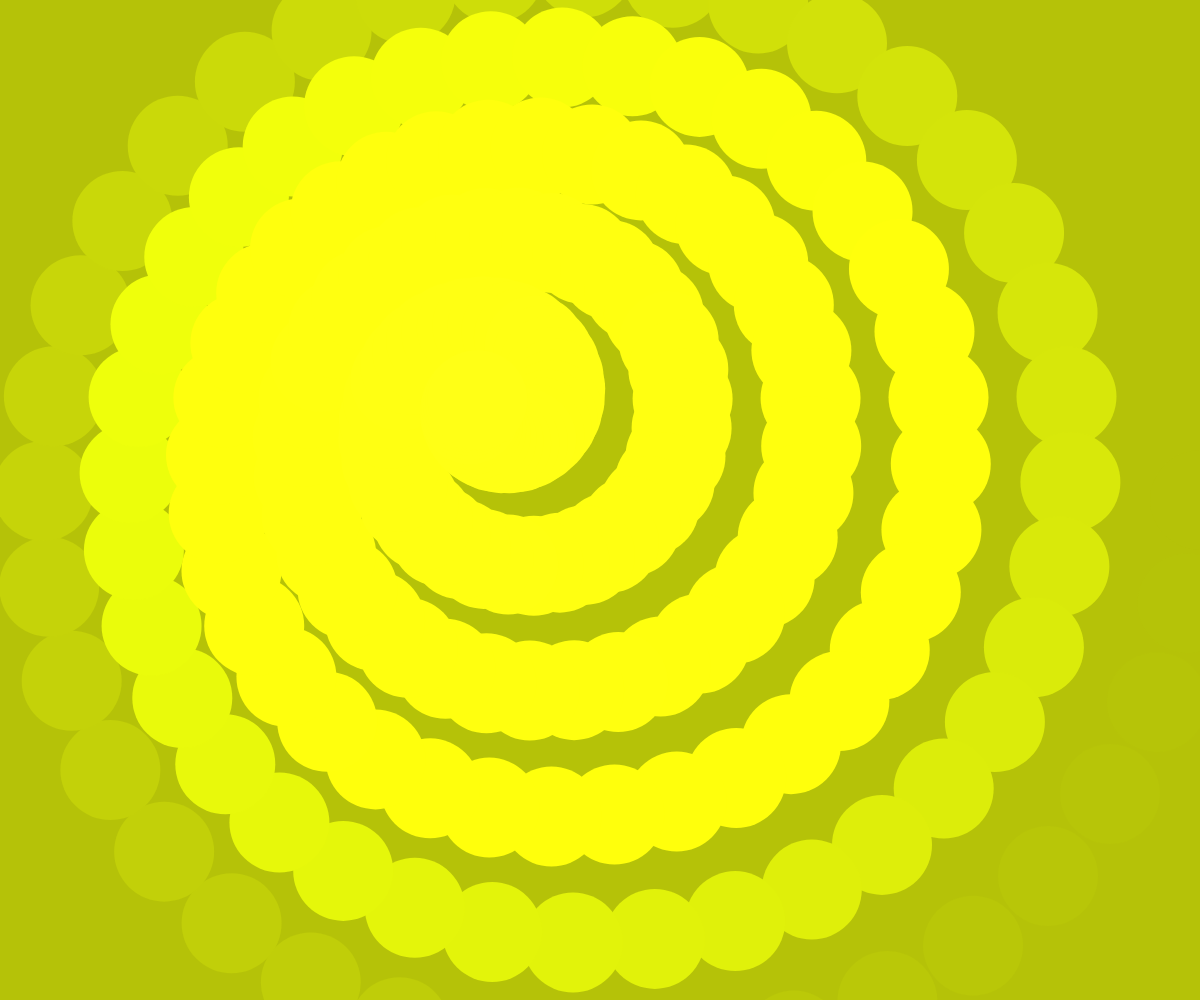
Frame 1 (no input)
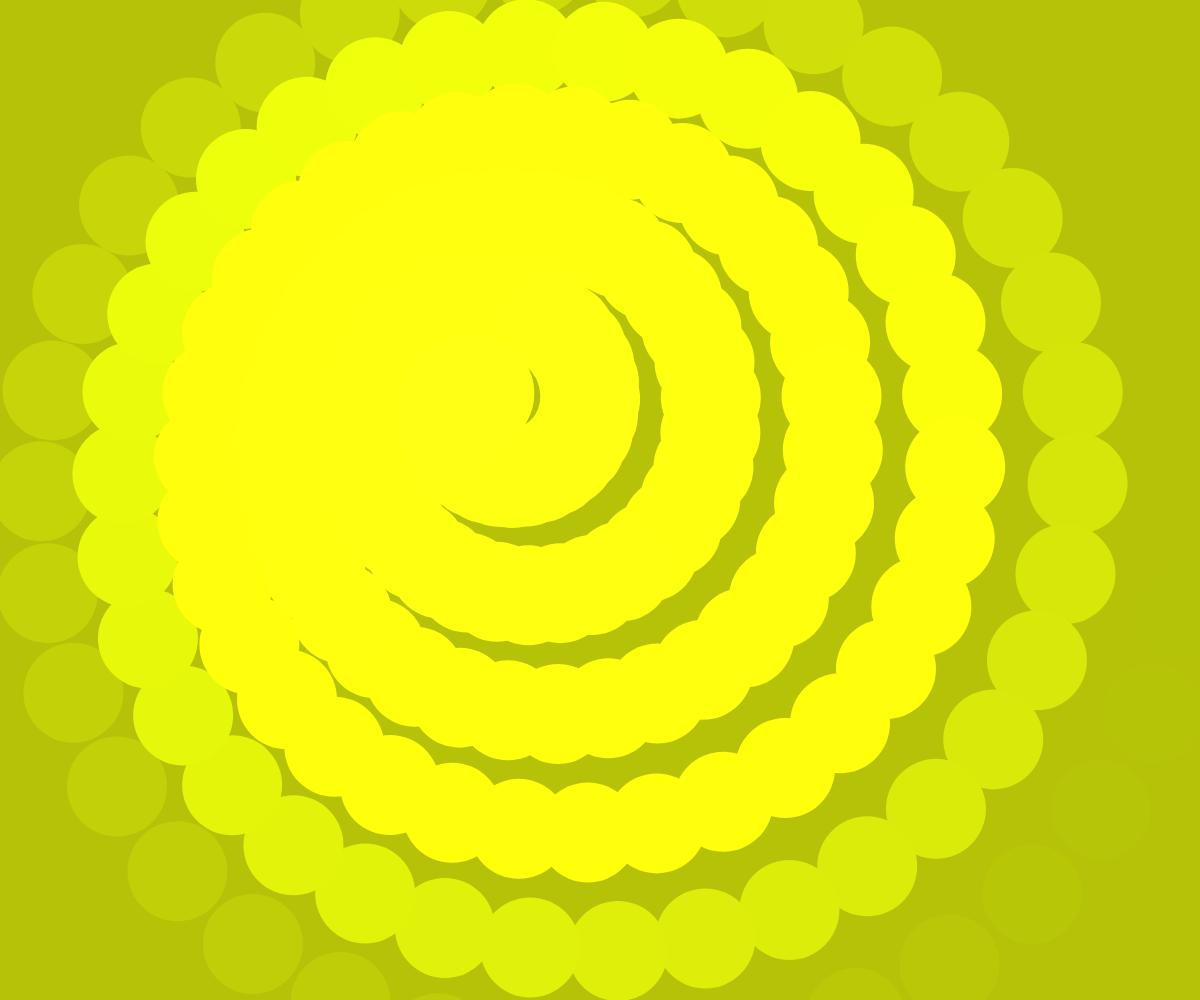
Frame 60 (no input)
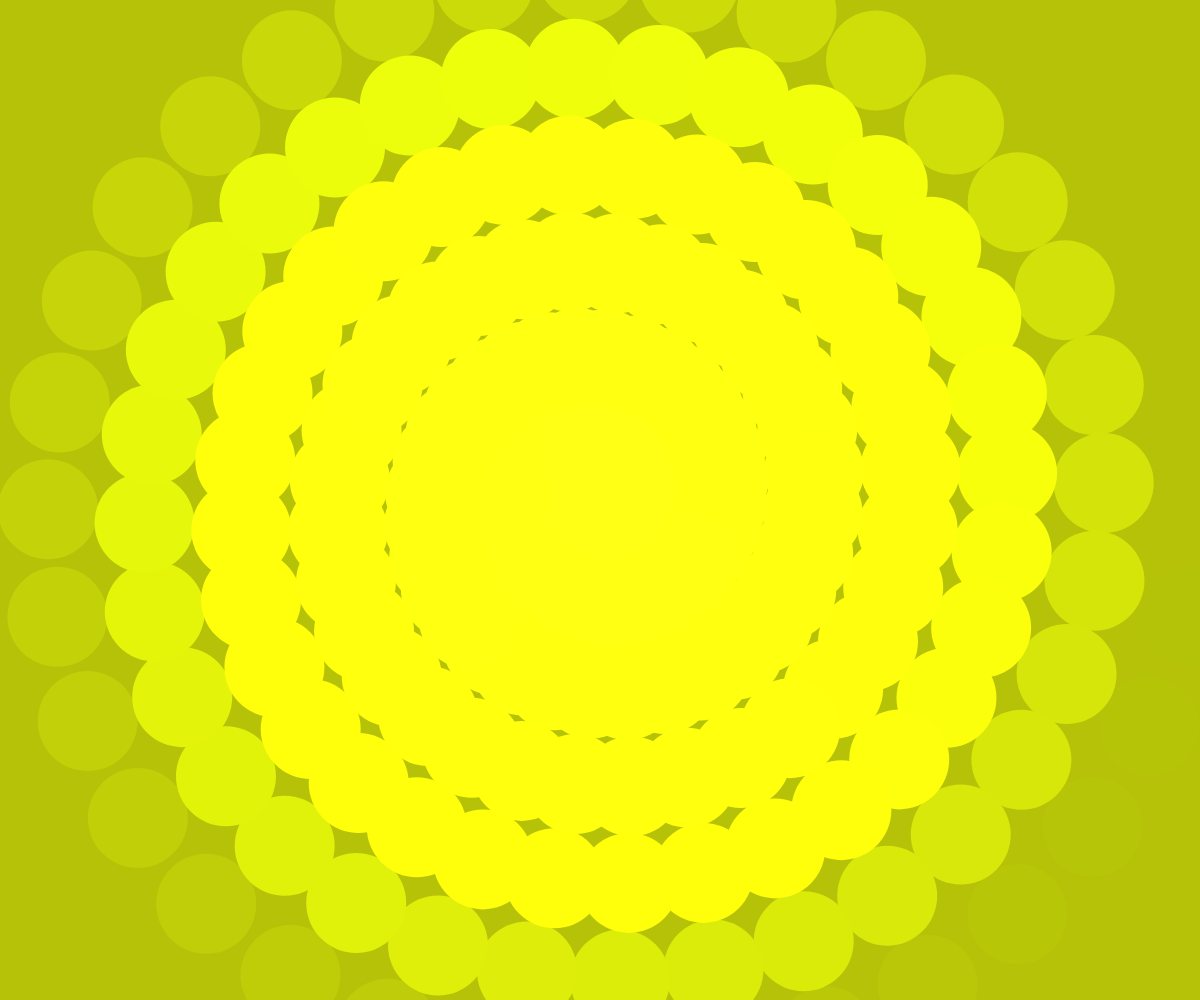
Frame 120 (the mouse pressed at the canvas centre since frame 60)

The p5.js sketch that drew these frames (run headless with seeded random() and noise() and a simulated clock; from frame 60 on, the mouse is pressed at the canvas centre):

// p5.js sketch
// ── sketch.js
var diff;
var xOffset, yOffset;
var aOffset;
var cRed, cGreen, cBlue;

function setup() {
  createCanvas(window.innerWidth, window.innerHeight);
  background('black');
  diff = 100;
  xOffset = 0;
  yOffset = 0;
  aOffset = 0;
  cRed = Math.random() * 200;
  cGreen = Math.random() * 200;
  cBlue = Math.random() * 200;
}

function draw() {
  background(cRed, cGreen, cBlue);
  noStroke();

  xOffset = (mouseX - (window.innerWidth / 2.0)) / 10000;
  yOffset = (mouseY - (window.innerHeight / 2.0)) / 10000;

  var aRed = cRed;
  var aGreen = cGreen;
  var aBlue = cBlue;

  for (var r = Math.max(window.innerWidth / 2, window.innerHeight / 2), a = 0; r > 0; r -= 3) {
    var x = window.innerWidth / 2, y = window.innerHeight / 2;
    x += Math.cos((a + (aOffset * a / 1000)) * Math.PI / 180) * r;
    y += Math.sin((a + (aOffset * a / 1000)) * Math.PI / 180) * r;

    fill(aRed, aGreen, aBlue);
    ellipse(x + (xOffset * a), y + (yOffset * a), 100, 100);
    a += 10;

    aRed *= 1.005;
    aGreen *= 1.005;
    aBlue *= 1.005;
  }

  aOffset++;
}

function mouseClicked() {
  cRed = Math.random() * 200;
  cGreen = Math.random() * 200;
  cBlue = Math.random() * 200;
}
